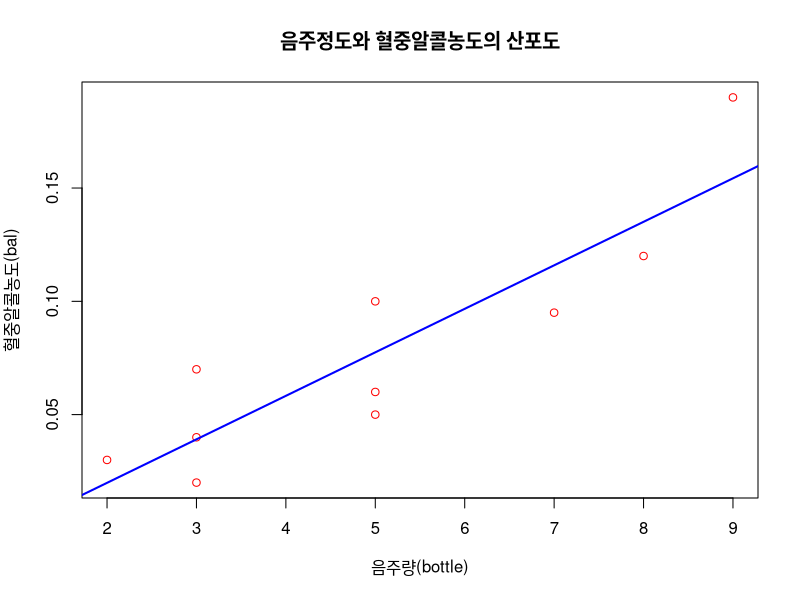

The R source for this figure:
#bal(blood alcohol level)
bottle <- c(5, 2, 9, 8, 3, 7, 3, 5, 3, 5)
bal <- c(0.1, 0.03, 0.19, 0.12, 0.04, 0.095, 0.07, 0.06, 0.02, 0.05)
table <- data.frame(bottle, bal)

plot(table, main="음주정도와 혈중알콜농도의 산포도",
     xlab="음주량(bottle)",
     ylab="혈중알콜농도(bal)",, col="red")

res <- lm(bal~bottle, data=table)
abline(res, lwd=2, col="blue")
cor(bottle, bal)
